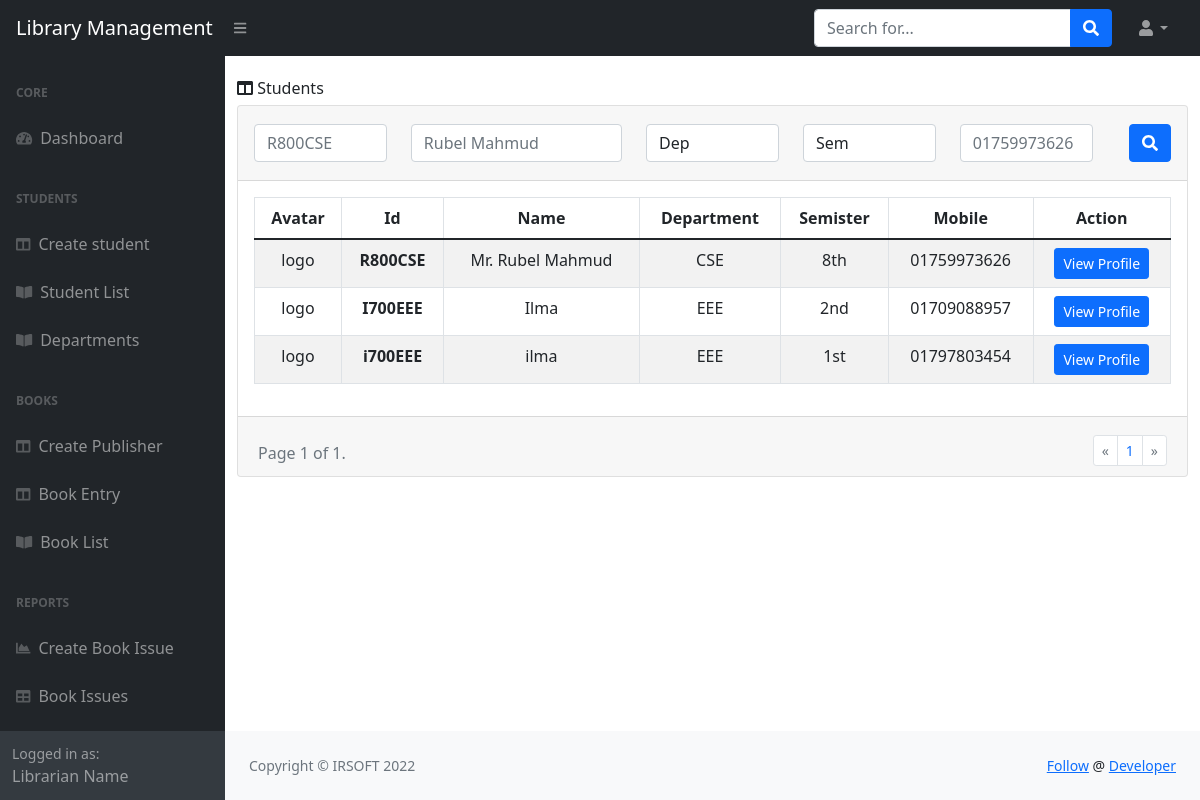
Page /students/list/ on the earlier database version.
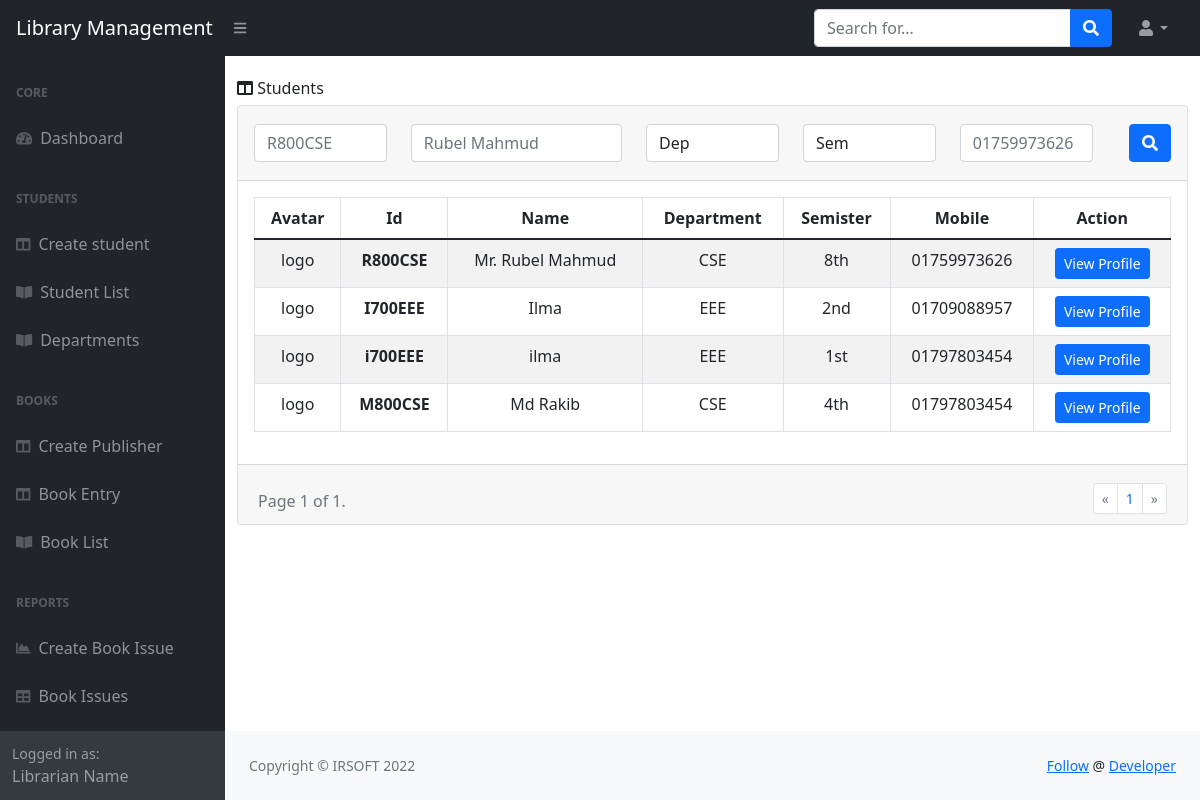
Same page on the later database version.
### students/models.py (models this page shows, shortened)
class Student(models.Model):
    semisters = (
        ('1st','1st'),
        ('2nd','2nd'),
        ('3rd','3rd'),
        ('4th','4th'),
        ('5th','5th'),
        ('6th','6th'),
        ('7th','7th'),
        ('8th','8th')
    )
    gender = (
        ('male', 'Male'),
        ('female', 'Female'),
        ('other', 'Other'),
    )
    stdId = models.CharField(max_length=50, null=True, blank=True, editable=False)
    name = models.CharField(max_length=100)
    email = models.CharField(max_length=50)
    mobile = models.CharField(max_length=50)
    session = models.CharField(max_length=50)
    department = models.ForeignKey(Department, on_delete=models.CASCADE)
    semister = models.CharField(choices=semisters, max_length=50)
    dob = models.DateField()
    fatherName = models.CharField(max_length=100)
    motherName = models.CharField(max_length=100)
    address = models.TextField(max_length=400)
    religion = models.CharField(max_length=100)
    gender = models.CharField(choices=gender, max_length=100)
    class Meta:
        verbose_name_plural = 'students'

class Department(models.Model):
    name = models.CharField(max_length=100)
    code = models.CharField(max_length=50)
    description = models.TextField(max_length=600)
    class Meta:
        verbose_name_plural = 'departments'

### students/views.py (the view)
# urls.py: path('students/', include('students.urls')),
def students(request):
    context = {}
    students = Student.objects.all()
    context['semisters'] = ['1st', '2nd', '3rd', '4th', '5th', '6th', '7th', '8th']
    context['departments'] = Department.objects.all()
    studentId = request.GET.get('studentId')
    studentName = request.GET.get('studentName')
    department = request.GET.get('department')
    semister = request.GET.get('semister')
    mobile = request.GET.get('mobile')
    if studentId:
        students = Student.objects.filter(stdId__contains=studentId)
    if studentName:
        students = Student.objects.filter(name__icontains=studentName)
    if department and department != 'Dep':
        students = Student.objects.filter(department=department)
    if semister and semister != 'Sem':
        students = Student.objects.filter(semister=semister)
    if mobile:
        students = Student.objects.filter(mobile__contains=mobile)
    paginator = Paginator(students, 10) # Show 10 contacts per page.
    page_number = request.GET.get('page')
    page_obj = paginator.get_page(page_number)
    context['page_obj'] = page_obj
    return render(request, 'students/students.html', context)

### templates/students/students.html (shortened to what the changed rows need)
{% extends 'base.html' %}
{% block content %}
<div class="container">
    <div class="card text-center">
      <div class="card-body">
          <table class="table table-bordered table-striped">
              <thead>
                <tr>
                  <th scope="col">Avatar</th>
                  <th scope="col">Id</th>
                  <th scope="col">Name</th>
                  <th scope="col">Department</th>
                  <th scope="col">Semister</th>
                  <th scope="col">Mobile</th>
                  <th scope="col" class="text-center">Action</th>
                </tr>
              </thead>
              <tbody>
              {% for student in page_obj %}
                <tr>
                  <td>logo</td>
                  <th scope="row">{{ student.stdId }}</th>
                  <td>{{ student.name }}</td>
                  <td>{{ student.department.name }}</td>
                  <td>{{ student.semister }}</td>
                  <td>{{ student.mobile }}</td>
                  <td class="text-center">
                    <a href="#"><button class="btn btn-sm btn-primary">View Profile</button></a>
                  </td>
                </tr>
              {% endfor %}
              </tbody>
          </table>
      </div>
      <div class="card-footer text-muted">
        <div class="paginator_class" style="padding-right:20px; padding-left:20px;">
        <br>
        <div class="row">
            <div class="col-md-6">
                <nav aria-label="...">
                  <ul class="pagination pagination-sm justify-content-end" style="margin-top:-6px;">
                    {% for page_no in page_obj.paginator.page_range %}
                    <li class="page-item"><a class="page-link" href="?page={{ page_no }}">{{ page_no }}</a></li>
                    {% endfor %}
                  </ul>
                </nav>
            </div>
        </div>
    </div>
      </div>
    </div>
</div>
{% endblock content %}

Differences in the rows shown:
added Student: stdId "M800CSE", name "Md Rakib", department.name "CSE", semister "4th", mobile "01797803454"
